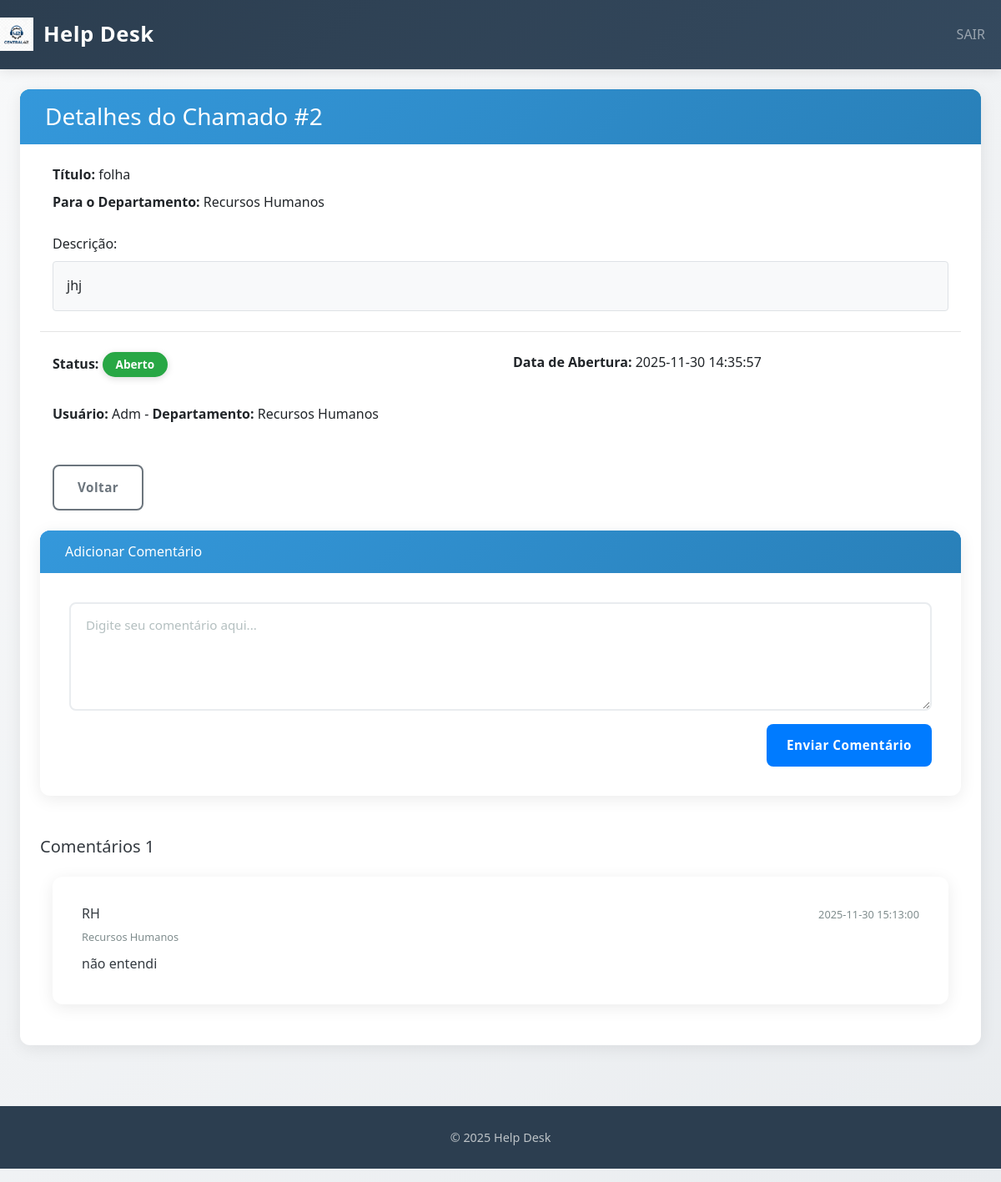
Page /ver_chamado.php?id=2 (signed in) on the committed database.
### tables this page shows
CREATE TABLE `chamados` (
  `id_chamado` int(11) NOT NULL,
  `titulo` varchar(150) NOT NULL,
  `descricao` text NOT NULL,
  `status` varchar(50) DEFAULT 'Aberto',
  `data_abertura` datetime DEFAULT current_timestamp(),
  `id_usuario` int(11) DEFAULT NULL,
  `nome_usuario_backup` varchar(100) DEFAULT NULL,
  `id_departamento` int(11) NOT NULL,
  `departamento_destino` int(11) NOT NULL,
  `data_fechamento` datetime DEFAULT NULL
);

CREATE TABLE `departamentos` (
  `id_departamento` int(11) NOT NULL,
  `nome` varchar(100) NOT NULL
);

CREATE TABLE `usuarios` (
  `id_usuario` int(11) NOT NULL,
  `nome` varchar(100) NOT NULL,
  `email` varchar(100) NOT NULL,
  `senha` varchar(255) NOT NULL,
  `id_tipo_usuario` int(11) NOT NULL,
  `id_departamento` int(11) DEFAULT NULL
);

CREATE TABLE `comentarios` (
  `id_comentario` int(11) NOT NULL,
  `id_chamado` int(11) NOT NULL,
  `comentario` text NOT NULL,
  `id_usuario` int(11) DEFAULT NULL,
  `nome_usuario_backup` varchar(100) DEFAULT NULL,
  `data_comentario` datetime NOT NULL
);

### classes/Chamado.php (called while the page is built, shortened)
<?php
class Chamado
{
    public function visualizarChamado($con, $id_chamado)
    {
        try {
            $stmt = $con->prepare("SELECT
                    c.*,
                    u.nome AS nome_usuario,
                    u.email,
                    d.nome AS nome_departamento
                FROM chamados c
                INNER JOIN usuarios u ON u.id_usuario = c.id_usuario
                INNER JOIN departamentos d ON d.id_departamento = c.departamento_destino
                WHERE c.id_chamado = :id");
            $stmt->bindParam(":id", $id_chamado);
            $stmt->execute();
            return $stmt->fetch(PDO::FETCH_ASSOC);
        } catch (PDOException $erroAoMostrarChamados) {
            echo "Erro ao mostrar os chamados: " . $erroAoMostrarChamados->getMessage();
            return false;
        }
    }
}

### classes/Comentarios.php (called while the page is built, shortened)
<?php
class Comentarios
{
    public function mostrarComentarios($con, $id)
    {
        try {
            $stmt = $con->prepare("SELECT c.comentario, c.data_comentario, u.nome, d.nome as nome_departamento
                                    FROM comentarios as c
                                    INNER JOIN usuarios as u ON u.id_usuario = c.id_usuario
                                    INNER JOIN departamentos as d ON d.id_departamento = u.id_departamento
                                    WHERE c.id_chamado = :id
                                    ORDER BY c.data_comentario ASC");
            $stmt->bindParam(":id", $id);
            $stmt->execute();
            return $stmt->fetchAll(PDO::FETCH_ASSOC);
        } catch (PDOException $erroAoMostrarComentario) {
            echo "erro" . $erroAoMostrarComentario;
            return null;
        }
    }
}

### ver_chamado.php (the view, shortened to what this page needs)
<?php
include "cabecalho_logado.php";
include "conn.php";
include "classes/Chamado.php";
include "classes/Comentarios.php";
$id_chamado = $_GET['id'];
$chamados = new Chamado();
$chamado = $chamados->visualizarChamado($con, $id_chamado);
 $modelo = new Comentarios("", "", "");
 $comentarios = $modelo->mostrarComentarios($con,$id_chamado);
?>
<main class="container-fluid px-4 py-4">
    <div class="card shadow-lg">
        <div class="card-header bg-info text-white py-3">
            <h3 class="mb-0 fw-bold">Detalhes do Chamado #<?php echo $id_chamado; ?></h3>
        </div>
        <div class="card-body p-4">
            <div class="row mb-4">
                <div class="col-12">
                    <p class="mb-2"><strong class="fs-5">Título:</strong> <span class="fs-5"><?php echo $chamado['titulo']; ?></span></p>
                    <p class="mb-0"><strong class="fs-5">Para o Departamento:</strong> <span class="fs-5"><?php echo $chamado['nome_departamento']; ?></span></p>
                </div>
            </div>
            <div class="row mb-4">
                <div class="col-12">
                    <p class="fw-semibold fs-5 mb-2">Descrição:</p>
                    <div class="border rounded p-3 bg-light">
                        <?php echo ($chamado['descricao']); ?>
                    </div>
                </div>
            </div>
            <hr class="my-4">
            <div class="row mb-4">
                <div class="col-md-6 mb-3 mb-md-0">
                    <p class="mb-2"><strong>Status:</strong>
                        <?php if ($chamado['status'] == 'Aberto') { ?>
                            <span class="badge bg-success fs-6"><?php echo $chamado['status']; ?></span>
                        <?php } else { ?>
                            <span class="badge bg-danger fs-6"><?php echo $chamado['status']; ?></span>
                        <?php } ?>
                    </p>
                </div>
                <div class="col-md-6 text-md-end">
                    <p class="mb-2"><strong>Data de Abertura:</strong> <?php echo $chamado['data_abertura']; ?></p>
                </div>
            </div>
            <div class="row">
                <div class="col-12">
                    <p class="mb-0"><strong>Usuário:</strong> <?php echo $chamado['nome_usuario']; ?> - <strong>Departamento:</strong>
                        <?php echo $_SESSION['depName']; ?>
                    </p>
                </div>
            </div>
            <div class="row mt-4">
                <div class="col-12">
                    <?php include "avaliar_chamado.php"; ?>
                </div>
                   <?php include "exibir_comentarios.php"; ?>
            </div>
        </div>
</main>
<?php include "rodape.php"; ?>

### exibir_comentarios.php (shortened to what this page needs)
<?php if ($chamado["status"] == "Aberto"){ ?>
    <div class="mt-4">
        <div class="card border-0 shadow-sm">
            <div class="card-header bg-primary text-white py-3">
                <h6 class="mb-0 fw-bold"><i class="fas fa-comment me-2"></i>Adicionar Comentário</h6>
            </div>
            <div class="card-body">
                <form action="registrar_comentario.php" method="POST">
                    <div class="mb-3">
                        <textarea class="form-control" name="comentario" rows="4"
                            placeholder="Digite seu comentário aqui..." required></textarea>
                    </div>
                    <div class="d-flex justify-content-end">
                        <button type="submit" class="btn btn-primary px-4">
                            <i class="fas fa-paper-plane me-2"></i>Enviar Comentário
                        </button>
                    </div>
                </form>
            </div>
        </div>
    </div>
<?php } ?>
<div class="mt-5">
    <div class="d-flex align-items-center mb-4">
        <h5 class="mb-0 fw-bold text-dark">
            <i class="fas fa-comments me-2"></i>Comentários <?php echo count($comentarios); ?>
        </h5>
        <br>
    </div>
    <?php if (empty($comentarios)){ ?>
        <div class="text-center py-5">
            <i class="fas fa-comment-slash text-muted fa-3x mb-3"></i>
            <p class="text-muted mb-0">Nenhum comentário ainda.</p>
        </div>
    <?php } else { ?>
        <div class="row g-3">
            <?php foreach ($comentarios as $comment){ ?>
                <div class="col-12">
                    <div class="card border-0 shadow-sm h-90">
                        <div class="card-body">
                            <div class="d-flex justify-content-between align-items-start mb-2">
                                <div class="d-flex align-items-center">
                                    <div>
                                        <h6 class="mb-1 fw-bold text-dark"><?php echo $comment['nome']; ?></h6>
                                        <small class="text-muted">
                                            <?php echo $comment['nome_departamento']; ?>
                                        </small>
                                    </div>
                                </div>
                                <small class="text-muted">
                                    <?php echo ($comment["data_comentario"]); ?>
                                </small>
                            </div>
                            <div class="border-start border-3 border-primary ps-3">
                                <p class="mb-0 text-dark lh-base"><?php echo $comment["comentario"]; ?></p>
                            </div>
                        </div>
                    </div>
                </div>
            <?php }; ?>
        </div>
    <?php } ?>
</div>

### style.css (style rules this page uses)
body { background: linear-gradient(135deg, #f8f9fa 0%, #e9ecef 100%); min-height: 100vh; font-family: 'Segoe UI', Tahoma, Geneva, Verdana, sans-serif; line-height: 1.6; }
.container-fluid { min-height: calc(100vh - 120px); padding: 0; }
.row { width: 100%; justify-content: center; margin: 0; }
.card { border: none; border-radius: 12px; box-shadow: 0 4px 20px rgba(0, 0, 0, 0.08); transition: all 0.3s ease; background: white; margin-bottom: 25px; overflow: hidden; }
.card-header { background: linear-gradient(135deg, #3498db, #2980b9); color: white; border-radius: 0 !important; padding: 25px 30px; border-bottom: none; font-weight: 600; font-size: 1.3rem; }
.card-body { padding: 35px; }
.form-control { border: 2px solid #e9ecef; border-radius: 8px; padding: 14px 18px; font-size: 0.95rem; transition: all 0.3s ease; background: #fff; width: 100%; }
.form-control::placeholder { color: #95a5a6; opacity: 0.7; }
textarea.form-control { resize: vertical; min-height: 130px; }
.btn { border-radius: 8px; padding: 14px 28px; font-weight: 600; transition: all 0.3s ease; border: none; text-decoration: none; display: inline-block; text-align: center; cursor: pointer; font-size: 0.95rem; letter-spacing: 0.5px; }
.badge { padding: 8px 16px; font-size: 0.85rem; font-weight: 700; border-radius: 20px; color: white; display: inline-flex; align-items: center; box-shadow: 0 2px 8px rgba(0, 0, 0, 0.15); }
.text-muted { color: #7f8c8d !important; }

### rows in the picture
chamados: titulo "folha", departamento_destino.nome "Recursos Humanos", descricao "jhj", status "Aberto", data_abertura "2025-11-30 14:35:57", id_usuario.nome "Adm"
comentarios: id_usuario.nome "RH", departamentos.nome "Recursos Humanos", data_comentario "2025-11-30 15:13:00", comentario "não entendi"

### other values in the picture
$id_chamado "2"
$_SESSION['depName'] "Recursos Humanos"
count($comentarios) "1"
